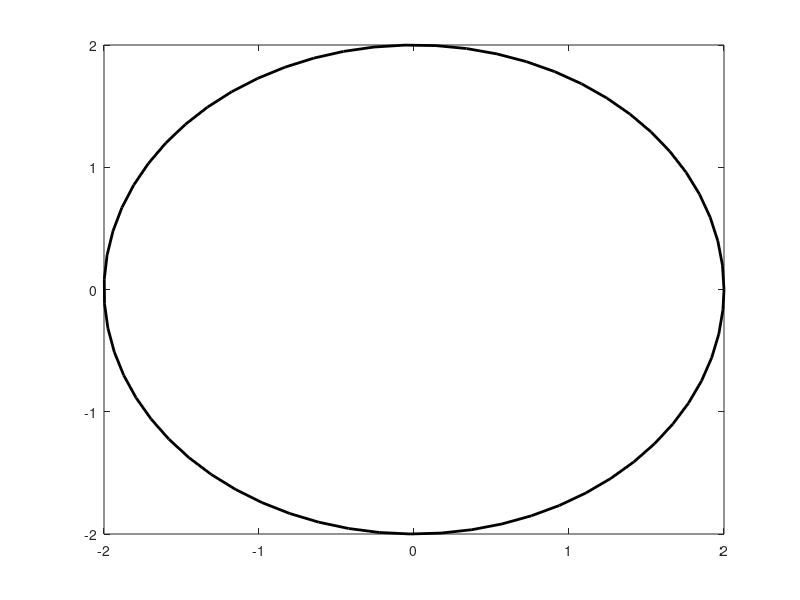

MATLAB code to generate this figure: (Note: this script raises an error after producing the figure.)
% polygon. in this example, a circle
theta = 0 : 0.1 : 2*pi;
radius = 2;
x = radius * cos(theta);
y = radius * sin(theta);
% add the first point to the end to close the polygon
x = [x x(1)];
y = [y y(1)];
plot(x,y,'k','LineWidth',2)
hold on

% find 1/2 the smallest distance from one point to the next
eps = 0.5*sqrt(min((x(1:end-1)-x(2:end)).^2 + (y(1:end-1)-y(2:end)).^2));

% find 2 * the maximum distance between 2 points
D = 2*max(sqrt(x.^2 + y.^2));

% angles around from point
theta = linspace(0,2*pi,1000);

for j=1:length(x)
    dx = D*cos(theta);
    dy = D*sin(theta);
    % check if a small ray is in or on the polygon
    dx_eps = eps * cos(theta);
    dy_eps = eps * sin(theta);
    
     %inside of the bounding polygon ( in this case a circle)
    [in, on] = inpolygon(x(j)+dx_eps,y(j)+dy_eps,x,y);
    ind_inon = find(in|on);
    
    % for the points that are in or on the polygon, find the intersection
    % of a line segment in that direction with the polygon
     for i=2:length(ind_inon)
         
         % line segment to find intersections for each angle from point j
        x1 = [x(j), x(j) + dx(ind_inon(i))];
        y1 = [y(j), y(j) + dy(ind_inon(i))];
        
        [xi,yi] = polyxpoly(x1,y1,x,y); % find intersection between ray and each polygon
        
        % find shortest intersection that isn't 0
                [m,k] = min((x(j)-xi).^2 + (y(j)-yi).^2);
        while m < eps^2
            xi(k) = [];
            yi(k) = [];
            [m,k] = min((x(j)-xi).^2 + (y(j)-yi).^2);
        end
         %if there is no intersection (lines are parallel and on top of each
        %other), then use point j because I want a filler in there
        if isempty(xi)
            x_int_save(ind_inon(i)) = x(j);
            y_int_save(ind_inon(i)) = y(j);
            continue
        end
        % save intersecting points
                % point int = points that make up fetch area polygon
        x_int = xi(k);
        y_int = yi(k);
        x_int_save(ind_inon(i)) = x_int;
        y_int_save(ind_inon(i)) = y_int;
        plot([x(j) x_int],[y(j) y_int]); drawnow   % plot all intersecting rays
     end
end

    